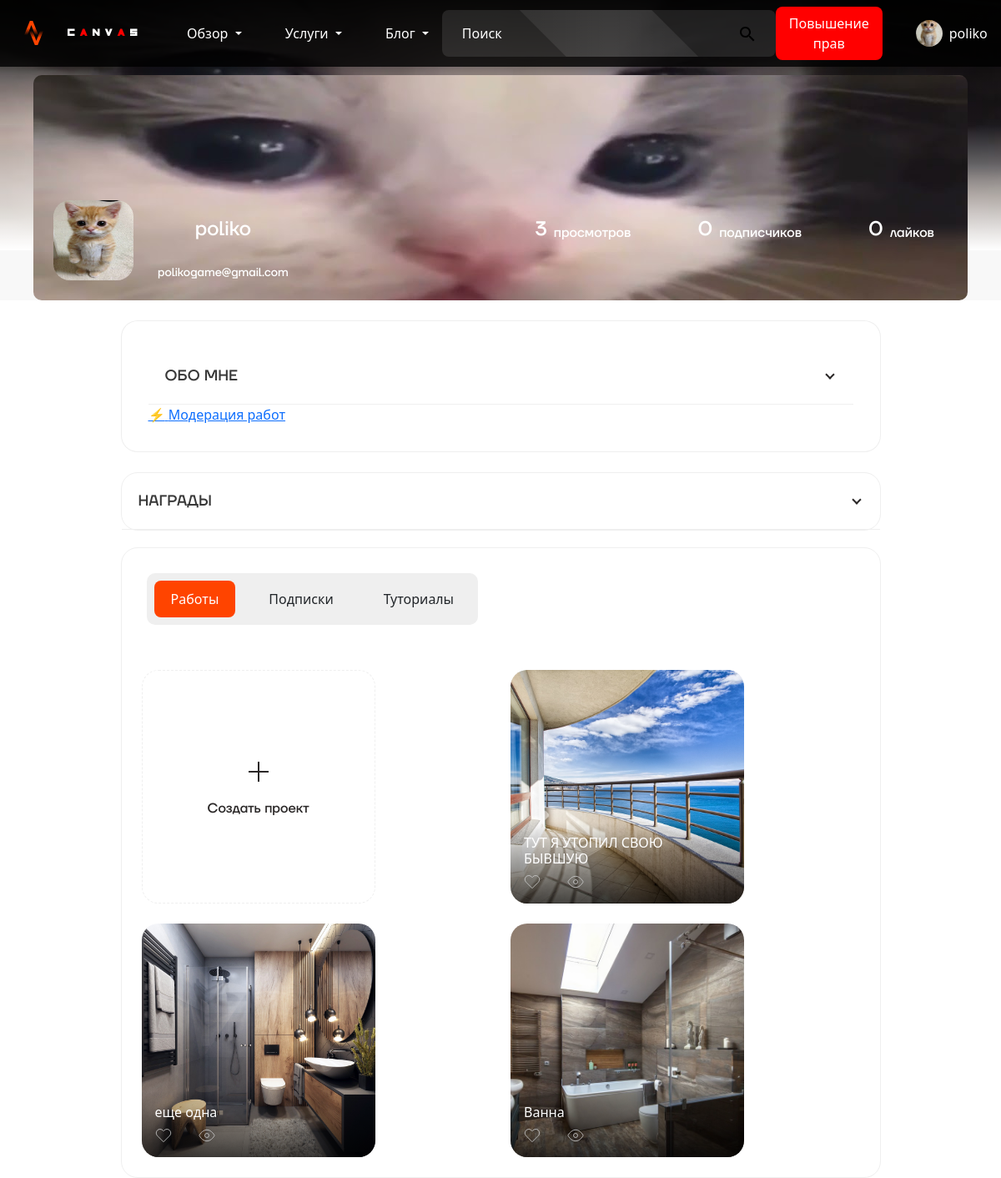
Page /profile.php (signed in) on the committed database.
### tables this page shows
CREATE TABLE `users` (
  `id` int(11) NOT NULL,
  `name` varchar(255) DEFAULT NULL,
  `username` varchar(255) NOT NULL,
  `email` varchar(255) NOT NULL,
  `password` varchar(255) NOT NULL,
  `location` varchar(255) DEFAULT NULL,
  `occupation` varchar(255) DEFAULT NULL,
  `created_at` timestamp NULL DEFAULT CURRENT_TIMESTAMP,
  `bio` text,
  `avatar` varchar(255) DEFAULT NULL,
  `banner` varchar(255) DEFAULT NULL,
  `is_moderator` tinyint(1) DEFAULT '0',
  `role` enum('user','moderator','admin') DEFAULT 'user',
  `is_admin` tinyint(1) DEFAULT '0'
);

CREATE TABLE `design_images` (
  `id` int(11) NOT NULL,
  `design_id` int(11) NOT NULL,
  `image_path` varchar(255) NOT NULL,
  `position` int(11) NOT NULL,
  `is_main` tinyint(1) DEFAULT '0'
);

CREATE TABLE `designs` (
  `id` int(11) NOT NULL,
  `user_id` int(11) NOT NULL,
  `title` varchar(255) DEFAULT NULL,
  `description` text,
  `image_path` varchar(255) NOT NULL,
  `created_at` timestamp NULL DEFAULT CURRENT_TIMESTAMP,
  `rejection_reason` text,
  `layout_type` varchar(20) DEFAULT 'grid',
  `status` enum('pending','approved','rejected') DEFAULT 'pending',
  `moderator_id` int(11) DEFAULT NULL,
  `category_id` int(11) DEFAULT NULL,
  `primary_category_id` int(11) DEFAULT NULL,
  `secondary_category_id` int(11) DEFAULT NULL
);

### config/helpers.php (called while the page is built, shortened)
<?php
function isUserModerator($userId) {
    $database = new Database();
    $db = $database->getConnection();
    $query = "SELECT is_moderator FROM users WHERE id = ?";
    $stmt = $db->prepare($query);
    $stmt->execute([$userId]);
    return (bool)$stmt->fetchColumn();
}
function isUserAdmin($userId) {
    $database = new Database();
    $db = $database->getConnection();
    $query = "SELECT is_admin FROM users WHERE id = ?";
    $stmt = $db->prepare($query);
    $stmt->execute([$userId]);
    return (bool)$stmt->fetchColumn();
}

### profile.php (the view, shortened to what this page needs)
<?php
require_once "api/header.php";
require_once "config/helpers.php";
$database = new Database();
$db = $database->getConnection();
$query = "SELECT id, username, email, bio, created_at, occupation, location, avatar, banner, is_admin FROM users WHERE id = ?";
$stmt = $db->prepare($query);
$stmt->execute([$_SESSION['user_id']]);
$user = $stmt->fetch(PDO::FETCH_ASSOC);
if (empty($user['username'])) {
    $displayName = "Пользователь";
} else {
    $displayName = $user['username'];
}
$viewsQuery = "SELECT COUNT(v.id) as total_views
               FROM views v
               JOIN designs d ON v.design_id = d.id
               WHERE d.user_id = ?";
$stmt = $db->prepare($viewsQuery);
$stmt->execute([$_SESSION['user_id']]);
$views = $stmt->fetch(PDO::FETCH_ASSOC)['total_views'];
$followersQuery = "SELECT COUNT(*) as followers FROM followers WHERE following_id = ?";
$stmt = $db->prepare($followersQuery);
$stmt->execute([$_SESSION['user_id']]);
$followers = $stmt->fetch(PDO::FETCH_ASSOC)['followers'];
$likesQuery = "SELECT COUNT(l.id) as likes
               FROM likes l
               JOIN designs d ON l.design_id = d.id
               WHERE d.user_id = ?";
$stmt = $db->prepare($likesQuery);
$stmt->execute([$_SESSION['user_id']]);
$likes = $stmt->fetch(PDO::FETCH_ASSOC)['likes'];
$worksQuery = "SELECT d.*, di.image_path
               FROM designs d
               LEFT JOIN design_images di ON d.id = di.design_id
               WHERE d.user_id = ? AND di.is_main = 1
               ORDER BY d.created_at DESC";
$stmt = $db->prepare($worksQuery);
$stmt->execute([$_SESSION['user_id']]);
$works = $stmt->fetchAll(PDO::FETCH_ASSOC);
?>
<!DOCTYPE html>
<html>
<head>
    <link rel="stylesheet" href="css/profile.css" />
</head>
<body>
<div class="screen">
    <div class="content-wrapper">
        <div class="profile-header">
            <div class="profile-banner" style="background-image: url('uploads/banners/<?php echo $user['banner'] ?? 'default-banner.svg'; ?>')"></div>
            <img class="profile-avatar" src="uploads/avatars/<?php echo $user['avatar'] ?? 'default-avatar.svg'; ?>" alt="Аватар">
<div class="profile-name-container">
    <div class="profile-name"><?php echo htmlspecialchars($displayName); ?></div>
    <div class="profile-email"><?php echo htmlspecialchars($user['email']); ?></div>
</div>
            <div class="profile-stats">
                <div class="stat-item">
                    <div class="stat-value"><?php echo $views; ?></div>
                    <div class="stat-label">просмотров</div>
                </div>
                <div class="stat-item">
                    <div class="stat-value"><?php echo $followers; ?></div>
                    <div class="stat-label">подписчиков</div>
                </div>
                <div class="stat-item">
                    <div class="stat-value"><?php echo $likes; ?></div>
                    <div class="stat-label">лайков</div>
                </div>
            </div>
        </div>
    </div>
</div>
        <div class="main-content">
            <div class="left-column">
                <div class="info-section">
                    <div class="info-header" id="infoHeader">
                        <div class="info-title">ОБО МНЕ</div>
                        <div class="vector"></div>
                    </div>
                    <?php if (isUserModerator($_SESSION['user_id'])): ?>
<a href="moderator.php" class="moderator-btn">
    <span class="icon">⚡</span>
    Модерация работ
</a>
<?php endif; ?>
                </div>
                <div class="awards-section">
                    <div class="awards-header" id="awardsHeader">
                        <div class="awards-title">НАГРАДЫ</div>
                        <div class="vector"></div>
                    </div>
                </div>
            </div>
            <div class="works-section">
            <div class="works-tabs">
    <div class="tab active" data-tab="works">
        <span class="tab-text">Работы</span>
    </div>
    <div class="tab" data-tab="following">
        <span class="tab-text">Подписки</span>
    </div>
    <?php if(isUserAdmin($_SESSION['user_id'])): ?>
    <div class="tab" data-tab="tutorials">
        <span class="tab-text">Туториалы</span>
    </div>
    <?php endif; ?>
</div>
<div class="content-sections">
    <div class="works-grid active" data-content="works">
        <div class="create-work" onclick="window.location.href='upload-work.php'">
            <div class="frame-4"></div>
            <span class="create-text">Создать проект</span>
        </div>
<?php if ($works): ?>
            <?php foreach ($works as $work): ?>
                <div class="work-item <?php echo $work['status']; ?>" data-id="<?php echo $work['id']; ?>" onclick="workModal.open(<?php echo $work['id']; ?>)">
                    <img src="uploads/designs/<?php echo htmlspecialchars($work['image_path']); ?>"
                         alt="<?php echo htmlspecialchars($work['title']); ?>">
                    <div class="work-info">
                        <h3><?php echo htmlspecialchars($work['title']); ?></h3>
                        <div class="design-modal__stats">
    <div class="design-modal__stat">
        <svg width="20" height="20" viewBox="0 0 24 24" fill="none" stroke="currentColor">
            <path d="M20.84 4.61a5.5 5.5 0 0 0-7.78 0L12 5.67l-1.06-1.06a5.5 5.5 0 0 0-7.78 7.78l1.06 1.06L12 21.23l7.78-7.78 1.06-1.06a5.5 5.5 0 0 0 0-7.78z"/>
        </svg>
    </div>
    <div class="design-modal__stat">
        <svg width="20" height="20" viewBox="0 0 24 24" fill="none" stroke="currentColor">
            <path d="M1 12s4-8 11-8 11 8 11 8-4 8-11 8-11-8-11-8z"/>
            <circle cx="12" cy="12" r="3"/>
        </svg>
    </div>
</div>
                    </div>
                </div>
            <?php endforeach; ?>
        <?php endif; ?>
    </div>
</div>
        </div>    </div>
</body>
</html>
<?php include 'components/work-modal.php'; ?>
<link rel="stylesheet" href="css/modal.css">
<link rel="stylesheet" href="css/work-modal.css">

### css/work-modal.css (style rules this page uses)
.design-modal__stats { display: flex; gap: 24px; }
.design-modal__stat { display: flex; align-items: center; gap: 8px; color: #CCCCCC; }

### css/modal.css (style rules this page uses)
.info-section { padding: 32px; border-left: 1px solid #333333; }
.stat-item { display: flex; align-items: center; gap: 8px; color: #fff; }
.info-section { border-left: 1px solid #eee; overflow-y: auto; }
.info-section { overflow-y: auto; }

### rows in the picture
users: banner (picture), avatar (picture), username "poliko", email "polikogame@gmail.com"
design_images: image_path (picture), design.title "ТУТ Я УТОПИЛ СВОЮ БЫВШУЮ"
design_images: image_path (picture), design.title "еще одна"
design_images: image_path (picture), design.title "Ванна"

### other values in the picture
$_SESSION['username'] "poliko"
$views "3"
$followers "0"
$likes "0"
